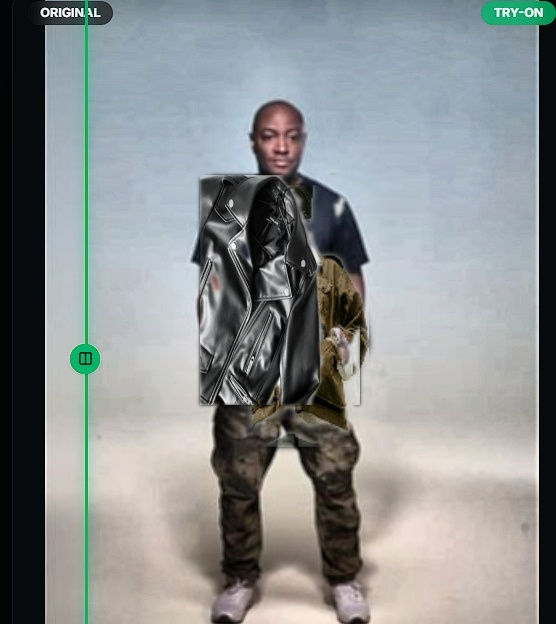
#> input picture exact_perfect_fit_test.jpg, 556 x 624 px
$ python -i preprocessing.py   (imports and definitions only)
#> lines starting #> are read from the running program, lines starting #| are printed output that depends on the picture
#> further down, picture is the input picture: shape (624, 556, 3); mean B, G, R 143.7, 143.1, 138.8
"""
Preprocessing Module for Classical Computer Graphics & Image Processing
Stylinger Virtual Fashion Try-On

Handles:
- Safe in-memory decoding & validation (magic headers, dimension bounds)
- Aspect-ratio preserving dimension normalization
- Noise reduction (Gaussian / Median filtering)
- Luminance-preserving contrast enhancement (CLAHE in LAB space)
- Color space transformations (BGR to RGB, BGR to HSV)
"""

import io
from typing import Tuple, Optional
import numpy as np
import cv2
from PIL import Image


class ImageValidationError(ValueError):
    """Raised when an uploaded image fails validation (format, dimensions, corruption)."""
    pass


# [69 lines left out: functions decode_image_safely, normalize_dimensions, reduce_noise, not called in this run]


def adjust_contrast_brightness(
    img: np.ndarray,
    clip_limit: float = 2.0,
    tile_grid_size: Tuple[int, int] = (8, 8),
    brightness_offset: int = 0
) -> np.ndarray:
    """
    Performs Contrast Limited Adaptive Histogram Equalization (CLAHE) on the luminance (L)
    channel in CIELAB color space. Prevents color hue distortion while balancing exposure.
    """
#> called with clip_limit = 2, tile_grid_size = (8, 8), brightness_offset = 0
    # If image has an alpha channel, separate it
    has_alpha = (img.shape[2] == 4) if len(img.shape) == 3 else False
#> has_alpha = False
    if has_alpha:
        bgr = img[:, :, :3]
        alpha = img[:, :, 3]
    else:
        bgr = img

    # Convert BGR to LAB
    lab = cv2.cvtColor(bgr, cv2.COLOR_BGR2LAB)
#> lab: shape (624, 556, 3); mean of channels 0, 1, 2 147.7, 127, 127.4
    l_channel, a_channel, b_channel = cv2.split(lab)
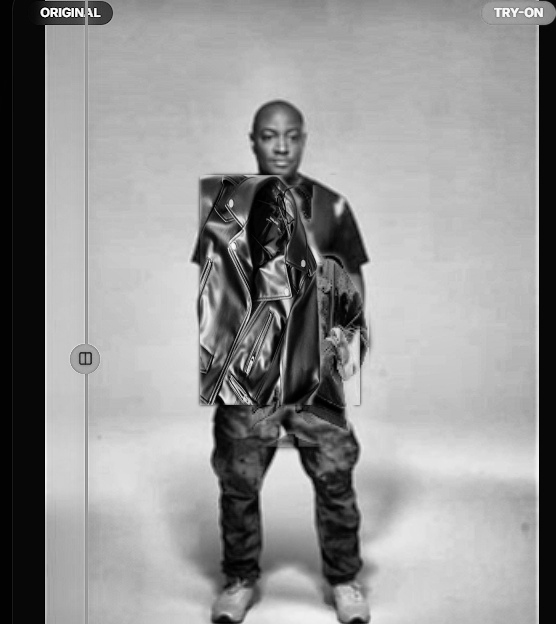
#> l_channel: shape (624, 556); min 0, max 255, mean 147.7
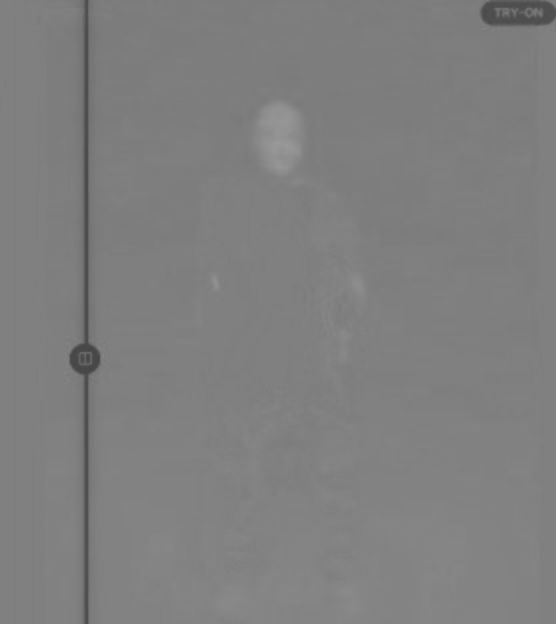
#> a_channel: shape (624, 556); min 69, max 153, mean 127

    # Apply CLAHE to L channel
    clahe = cv2.createCLAHE(clipLimit=clip_limit, tileGridSize=tile_grid_size)
    l_enhanced = clahe.apply(l_channel)
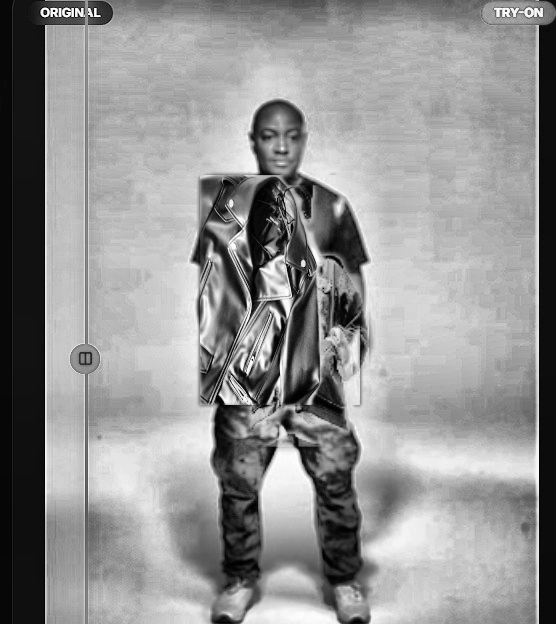
#> l_enhanced: shape (624, 556); min 0, max 255, mean 146.2

    if brightness_offset != 0:
        l_enhanced = np.clip(l_enhanced.astype(np.int32) + brightness_offset, 0, 255).astype(np.uint8)

    lab_enhanced = cv2.merge([l_enhanced, a_channel, b_channel])
#> lab_enhanced: shape (624, 556, 3); mean of channels 0, 1, 2 146.2, 127, 127.4
    bgr_enhanced = cv2.cvtColor(lab_enhanced, cv2.COLOR_LAB2BGR)
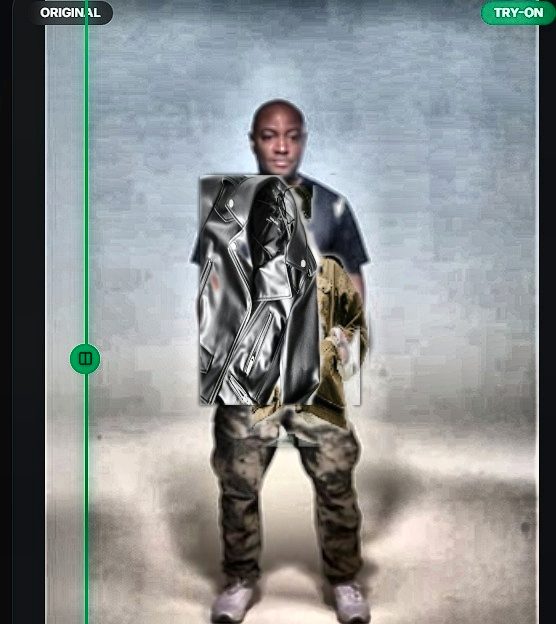
#> bgr_enhanced: shape (624, 556, 3); mean B, G, R 142.1, 141.6, 137.4

    if has_alpha:
        return cv2.merge([bgr_enhanced[:, :, 0], bgr_enhanced[:, :, 1], bgr_enhanced[:, :, 2], alpha])
    return bgr_enhanced


# [4 lines left out: function to_hsv, not called in this run]

>>> import cv2
>>> picture = cv2.imread('../../exact_perfect_fit_test.jpg')
>>> result = adjust_contrast_brightness(picture)

$ run again, on cat_10.jpg
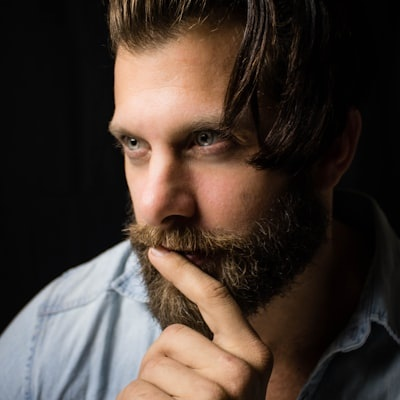
#> input picture cat_10.jpg, 400 x 400 px
#> picture is the input picture: shape (400, 400, 3); mean B, G, R 51.3, 58.2, 70.1
#> lab: shape (400, 400, 3); mean of channels 0, 1, 2 62.3, 131.9, 133.7
#> in adjust_contrast_brightness, `l_channel, a_channel, b_channel = cv2.split(lab)`:
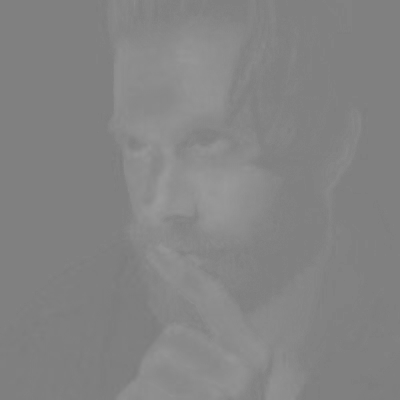
#> a_channel: shape (400, 400); min 123, max 155, mean 131.9
#> lab_enhanced: shape (400, 400, 3); mean of channels 0, 1, 2 72.8, 131.9, 133.7
#> in adjust_contrast_brightness, `bgr_enhanced = cv2.cvtColor(lab_enhanced, cv2.COLOR_LAB2BGR)`:
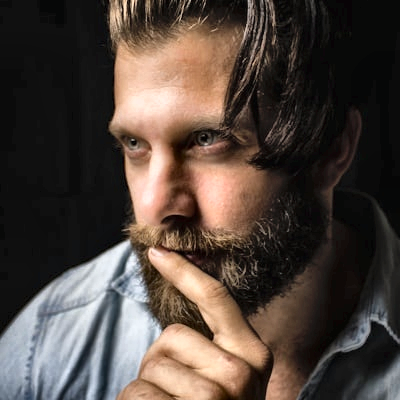
#> bgr_enhanced: shape (400, 400, 3); mean B, G, R 62, 69, 80.8

$ run again, on cat_14.jpg
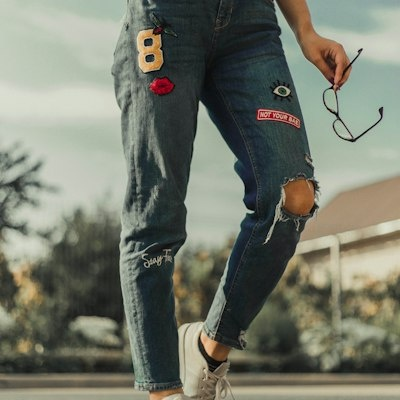
#> input picture cat_14.jpg, 400 x 400 px
#> picture is the input picture: shape (400, 400, 3); mean B, G, R 107.1, 120.5, 116.8
#> lab: shape (400, 400, 3); mean of channels 0, 1, 2 124.5, 124.3, 134.8
#> in adjust_contrast_brightness, `l_channel, a_channel, b_channel = cv2.split(lab)`:
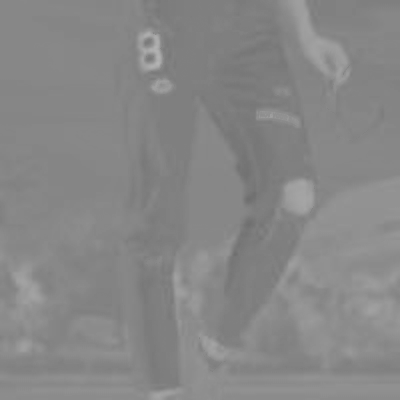
#> b_channel: shape (400, 400); min 110, max 179, mean 134.8
#> lab_enhanced: shape (400, 400, 3); mean of channels 0, 1, 2 132.1, 124.3, 134.8
#> in adjust_contrast_brightness, `bgr_enhanced = cv2.cvtColor(lab_enhanced, cv2.COLOR_LAB2BGR)`:
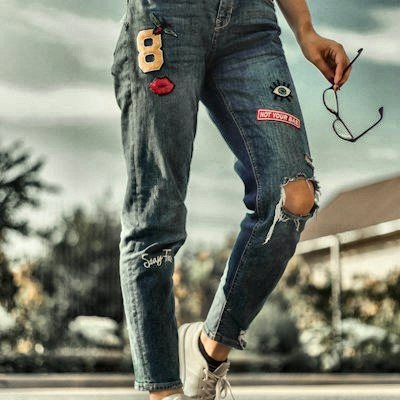
#> bgr_enhanced: shape (400, 400, 3); mean B, G, R 114.8, 128.4, 124.7
